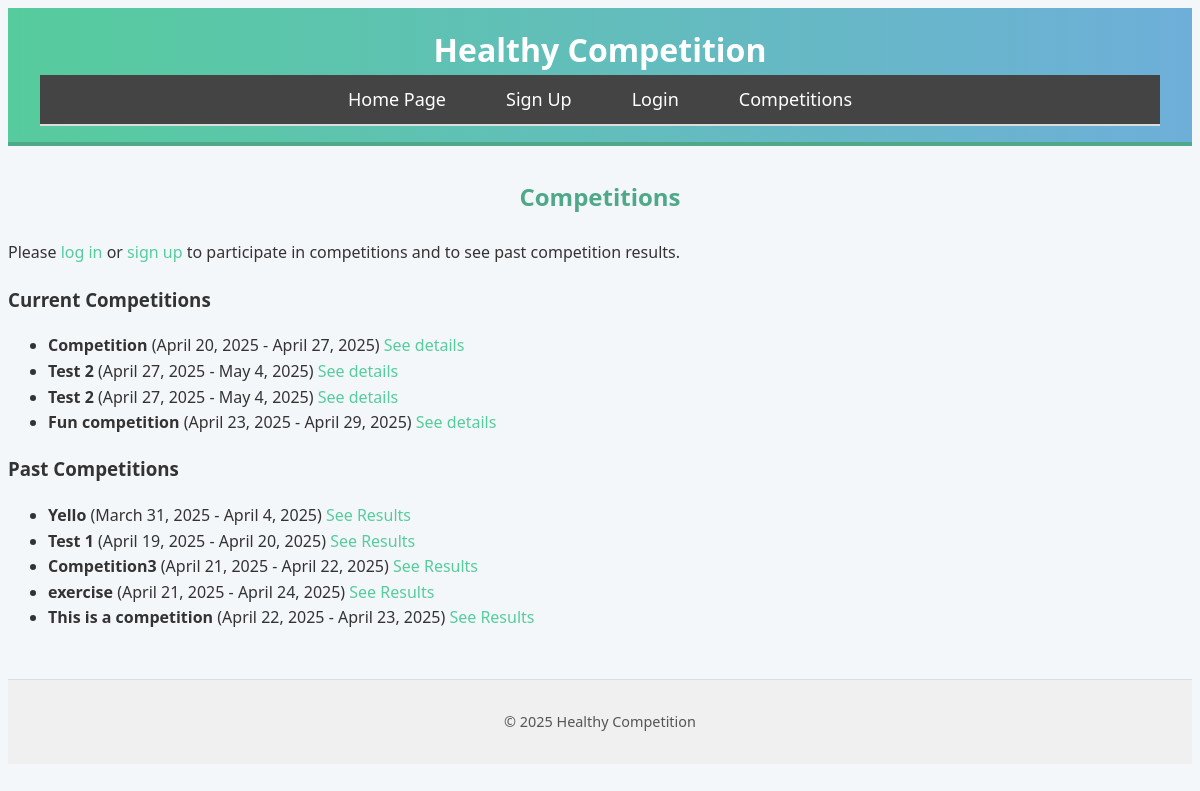
The app's page /competitions/ with its own data.
### src/models.py (models this page shows, shortened)
class Competition(models.Model):
    name = models.CharField(max_length=255)
    creator = models.ForeignKey(User, on_delete=models.CASCADE, related_name="created_competitions")
    participants = models.ManyToManyField(User, related_name="joined_competitions", blank=True)
    start_date = models.DateField()
    end_date = models.DateField()

### src/views.py (the view)
# urls.py: path("competitions/", views.competition_list, name="competition_list"),
def competition_list(request):
    today = timezone.now().date()
    all_competitions = Competition.objects.all()
    current_competitions_steps = all_competitions.filter(end_date__gte=today)
    past_competitions_steps = all_competitions.filter(end_date__lt=today)
    if request.user.is_authenticated:
        joined_comp_ids = CompetitionParticipant.objects.filter(user=request.user).values_list('competition_id', flat=True)
    else:
        joined_comp_ids = []
    return render(request, 'competition_list.html', {
        'current_competitions_steps': current_competitions_steps,
        'past_competitions_steps': past_competitions_steps,
        'joined_comp_ids': joined_comp_ids
    })

### src/templates/competition_list.html
{% extends 'base.html' %}
{% block content %}
<div id="competition-list">
    <h2>Competitions</h2>
    {% if user.is_authenticated %}
        <a href="{% url 'create_competition' %}">Create a New Competition</a>
    {% else %}
        <p>Please <a href="{% url 'login' %}">log in</a> or <a href="{% url 'signup' %}">sign up</a> to participate in competitions and to see past competition results.</p>
    {% endif %}
    <h3>Current Competitions</h3>
    <ul>
        {% for comp in current_competitions_steps %}
            <li>
                <strong>{{ comp.name }}</strong> ({{ comp.start_date }} - {{ comp.end_date }})
                {% if user.is_authenticated %}
                <a href="{% url 'competition_detail' comp.id %}">See details</a>
                    {% if comp.id not in joined_comp_ids %}
                        <form action="{% url 'join_competition' comp.id %}" method="post" style="display:inline;">
                            {% csrf_token %}
                            <button type="submit">Join Competition</button>
                        </form>
                    {% else %}
                        <em>You’ve joined!</em>
                    {% endif %}
                {% else %}
                    <a href="{% url 'competition_detail' comp.id %}">See details</a>
                {% endif %}
            </li>
        {% empty %}
            <li>No current step competitions.</li>
        {% endfor %}
    </ul>
    <h3>Past Competitions</h3>
    <ul>
        {% for comp in past_competitions_steps %}
            <li>
                <strong>{{ comp.name }}</strong> ({{ comp.start_date }} - {{ comp.end_date }})
                <a href="{% url 'competition_results' comp.id %}">See Results</a>
            </li>
        {% empty %}
            <li>No past step competitions.</li>
        {% endfor %}
    </ul>
</div>
{% endblock %}

### src/static/styles.css (style rules this page uses)
body { font-family: 'Segoe UI', Tahoma, Geneva, Verdana, sans-serif; margin: 10; padding: 10; background-color: #f4f7fa; color: #333; line-height: 1.6; }
a { text-decoration: none; color: #56cc9d; transition: color 0.3s ease, transform 0.3s ease; }
#competition-list { margin-top: 2rem; }
#competition-list h2 { color: #4fa988; text-align: center; margin-bottom: 1.5rem; }

### records on screen
Competition: name "Competition", start_date "April 20, 2025", end_date "April 27, 2025"
Competition: name "Test 2", start_date "April 27, 2025", end_date "May 4, 2025"
Competition: name "Test 2", start_date "April 27, 2025", end_date "May 4, 2025"
Competition: name "Fun competition", start_date "April 23, 2025", end_date "April 29, 2025"
Competition: name "Yello", start_date "March 31, 2025", end_date "April 4, 2025"
Competition: name "Test 1", start_date "April 19, 2025", end_date "April 20, 2025"
Competition: name "Competition3", start_date "April 21, 2025", end_date "April 22, 2025"
Competition: name "exercise", start_date "April 21, 2025", end_date "April 24, 2025"
Competition: name "This is a competition", start_date "April 22, 2025", end_date "April 23, 2025"
